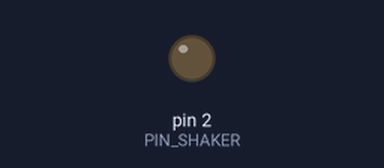
Recording of a sketch running on a simulated Arduino Uno, built with avr-gcc and run on an emulated ATmega328P. Parts: output pins drawn as LEDs (lit = HIGH). What the sketch prints to the serial monitor is not drawn.

Above: at 1.5 s.
At 6.09 s:
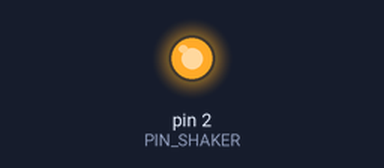
Timing chart, 0 to 6.9 s (numbered marks = the images above):
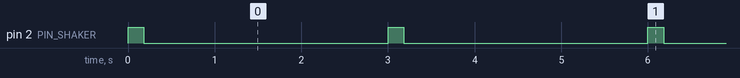

The sketch:

introbot_may_buzzer.ino
```cpp
#include <SoftwareSerial.h>

#include <Metro.h>

#include "statemachine.h"
#include "config.h"

#include "shaker.h"

#define LED_COUNT 3
int pinLEDS[LED_COUNT] = {10, 5, 6};

#define EVENT_GOT_HAPPY    1000
#define EVENT_GOT_STRESSED 1100
#define EVENT_GOT_PARANOID 1200

#define SHAKE_TIME 180

Shaker shaker(PIN_SHAKER);

Metro metro(3000);

// ///////////////////////////////////////////////////////////////////////////////////
// ON DEMO
// ///////////////////////////////////////////////////////////////////////////////////
void on_demo_enter() {
  Serial.println("on_demo_enter");
  shaker.on(SHAKE_TIME);
}

void on_demo_leave() {
  Serial.println("on_demo_leave");
  //kinetics.stop();
  shaker.off();
}

void on_demo_loop() {
//  kinetics.demo_loop();
  shaker.update();

  if(metro.check()) {
    shaker.on(SHAKE_TIME);
  }
}

State demo("demo", &on_demo_enter, &on_demo_loop, &on_demo_leave);
Fsm fsm(&demo);

// ///////////////////////////////////////////////////////////////////////////////////
// ON HAPPY
// ///////////////////////////////////////////////////////////////////////////////////
void on_happy_enter() {
  Serial.println("on_happy_enter");
}

void on_happy_leave() {
  Serial.println("on_happy_leave");
}

void on_happy_loop() {
}

State happy("happy", &on_happy_enter, &on_happy_loop, &on_happy_leave);

// ///////////////////////////////////////////////////////////////////////////////////
// ///////////////////////////////////////////////////////////////////////////////////
// ///////////////////////////////////////////////////////////////////////////////////
// ///////////////////////////////////////////////////////////////////////////////////
void setup() {
  Serial.begin(115200);
  while(!Serial);

  Serial.println("setup()");

  // state transition configuration
  //fsm.add_timed_transition(&calibrating, &happy, 5000, NULL);
  fsm.add_timed_transition(&demo, &happy, 25000, NULL);

  Serial.println("fsm up");
}


void bot_loop() {
}

void loop() {
  bot_loop();
  fsm.run_machine();
}
```

shaker.h
```cpp
#ifndef __SHAKER_H__
#define __SHAKER_H__

class Shaker {
    int iopin;
    int state;
    Metro timer;

  public:
    Shaker(int p) : iopin(p) {
      pinMode(iopin, OUTPUT);
    }

    void on(int howlong = 3000) {
      timer.interval(howlong);
      timer.reset();
      state = HIGH;
      update();
    }

    void off() {
      state = LOW;
      update();
    }

    void update() {
      if(timer.check()) {
        state = LOW;
      }
      digitalWrite(iopin, state);
    }

    void isOn() { return state; }
}; // class

#endif // __SHAKER_H__
```

statemachine.cpp
```cpp
// (licence header left out)
#include "statemachine.h"


State::State(String name, void (*on_enter)(), void (*on_loop)(), void (*on_leave)())
: on_enter(on_enter),
  on_loop(on_loop),
  on_leave(on_leave),
  name(name)
{
}


Fsm::Fsm(State* initial_state)
: m_current_state(initial_state),
  m_transitions(NULL),
  m_num_transitions(0),
  m_num_timed_transitions(0),
  m_initialized(false)
{
}


Fsm::~Fsm()
{
  free(m_transitions);
  free(m_timed_transitions);
  m_transitions = NULL;
  m_timed_transitions = NULL;
}


void Fsm::add_transition(State* state_from, State* state_to, int event,
                         void (*on_transition)())
{
  if (state_from == NULL || state_to == NULL)
    return;

  Transition transition = Fsm::create_transition(state_from, state_to, event,
                                               on_transition);
  m_transitions = (Transition*) realloc(m_transitions, (m_num_transitions + 1)
                                                       * sizeof(Transition));
  m_transitions[m_num_transitions] = transition;
  m_num_transitions++;
}


void Fsm::add_timed_transition(State* state_from, State* state_to,
                               unsigned long interval, void (*on_transition)())
{
  if (state_from == NULL || state_to == NULL)
    return;

  Transition transition = Fsm::create_transition(state_from, state_to, 0,
                                                 on_transition);

  TimedTransition timed_transition;
  timed_transition.transition = transition;
  timed_transition.start = 0;
  timed_transition.interval = interval;

  m_timed_transitions = (TimedTransition*) realloc(
      m_timed_transitions, (m_num_timed_transitions + 1) * sizeof(TimedTransition));
  m_timed_transitions[m_num_timed_transitions] = timed_transition;
  m_num_timed_transitions++;
}


Fsm::Transition Fsm::create_transition(State* state_from, State* state_to,
                                       int event, void (*on_transition)())
{
  Transition t;
  t.state_from = state_from;
  t.state_to = state_to;
  t.event = event;
  t.on_transition = on_transition;

  return t;
}

void Fsm::trigger(int event)
{
  if (m_initialized)
  {
    // Find the transition with the current state and given event.
    for (int i = 0; i < m_num_transitions; ++i)
    {
      if (m_transitions[i].state_from == m_current_state &&
          m_transitions[i].event == event)
      {
        Fsm::make_transition(&(m_transitions[i]));
        return;
      }
    }
  }
}

void Fsm::check_timed_transitions()
{
  for (int i = 0; i < m_num_timed_transitions; ++i)
  {
    TimedTransition* transition = &m_timed_transitions[i];
    if (transition->transition.state_from == m_current_state)
    {
      if (transition->start == 0)
      {
        transition->start = millis();
      }
      else{
        unsigned long now = millis();
        if (now - transition->start >= transition->interval)
        {
          Fsm::make_transition(&(transition->transition));
          transition->start = 0;
        }
      }
    }
  }
}

void Fsm::run_machine()
{
  // first run must exec first state "on_enter"
  if (!m_initialized)
  {
    m_initialized = true;
    if (m_current_state->on_enter != NULL)
      m_current_state->on_enter();
  }

  if (m_current_state->on_loop != NULL)
    m_current_state->on_loop();

  Fsm::check_timed_transitions();
}

void Fsm::make_transition(Transition* transition)
{

  // Execute the handlers in the correct order.
  if (transition->state_from->on_leave != NULL)
    transition->state_from->on_leave();

  if (transition->on_transition != NULL)
    transition->on_transition();

  if (transition->state_to->on_enter != NULL)
    transition->state_to->on_enter();

  m_current_state = transition->state_to;

  //Initialice all timed transitions from m_current_state
  unsigned long now = millis();
  for (int i = 0; i < m_num_timed_transitions; ++i)
  {
    TimedTransition* ttransition = &m_timed_transitions[i];
    if (ttransition->transition.state_from == m_current_state)
      ttransition->start = now;
  }

}
```

statemachine.h
```cpp
// (licence header left out)
#ifndef FSM_H
#define FSM_H


#if defined(ARDUINO) && ARDUINO >= 100
  #include <Arduino.h>
#else
  #include <WProgram.h>
#endif


struct State
{
  State(String name, void (*on_enter)(), void (*on_loop)(), void (*on_leave)());
  void (*on_enter)();
  void (*on_loop)();
  void (*on_leave)();
  String name;
};


class Fsm
{
public:
  Fsm(State* initial_state);
  ~Fsm();

  void add_transition(State* state_from, State* state_to, int event,
                      void (*on_transition)());

  void add_timed_transition(State* state_from, State* state_to,
                            unsigned long interval, void (*on_transition)());

  void check_timed_transitions();

  void trigger(int event);
  void run_machine();

private:
  struct Transition
  {
    State* state_from;
    State* state_to;
    int event;
    void (*on_transition)();

  };
  struct TimedTransition
  {
    Transition transition;
    unsigned long start;
    unsigned long interval;
  };

  static Transition create_transition(State* state_from, State* state_to,
                                      int event, void (*on_transition)());

  void make_transition(Transition* transition);

private:
  State* m_current_state;
  Transition* m_transitions;
  int m_num_transitions;

  TimedTransition* m_timed_transitions;
  int m_num_timed_transitions;
  bool m_initialized;
};


#endif
```

config.h
```cpp
#ifndef __CONFIG_H__
#define __CONFIG_H__

// eyes
#define LDR_RIGHT A3
#define LDR_LEFT  A2

// motors CHB = left, CHA = RIGHT
#define CHB_DIR 13
#define CHB_PWM 11
#define CHB_BRK 8
#define CHB_SNS A1

#define CHA_DIR 12
#define CHA_PWM 3
#define CHA_BRK 9
#define CHA_SNS A0

// vibromotor
#define PIN_SHAKER 2


#endif
```

Measured:
- by itself, pin 2 (PIN_SHAKER): alternates HIGH for 0.18 s and LOW for 2.8 s, 18 changes in all, then stays LOW
